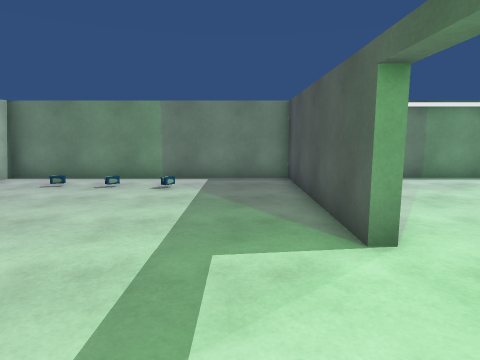
[1] (above)

16 first-person views from a walk through a Unity game level. The camera is 1.4 m above the floor, tilts 8° down and sees 75° across. Doors are open. The floor is counted in squares, 1 m on a side. Each view is taken from the middle of a square. On the plan, view 1 faces up. The plan holds only what a view shows up to about 14 squares ahead; the rest is blank. The place goes on beyond the plan. The player character is not drawn. Some animated figures are not drawn.

[2]
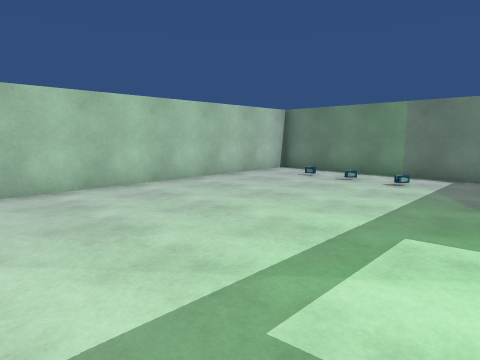

[3]
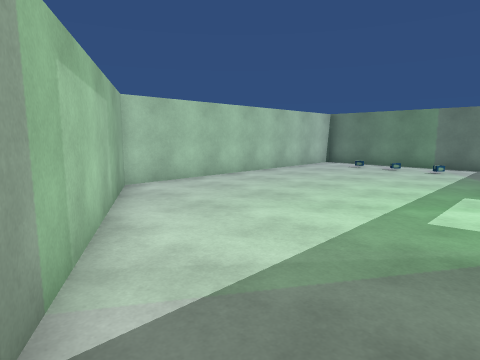

[4]
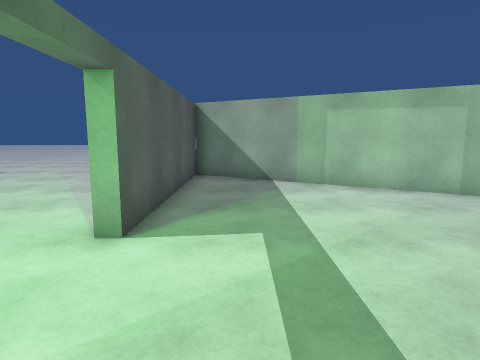

[5]
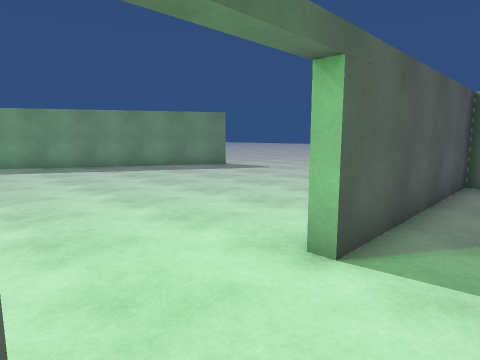

[6]
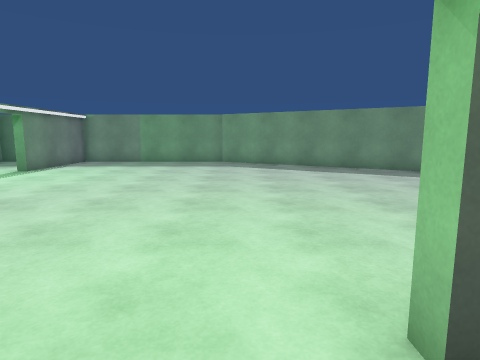

[7]
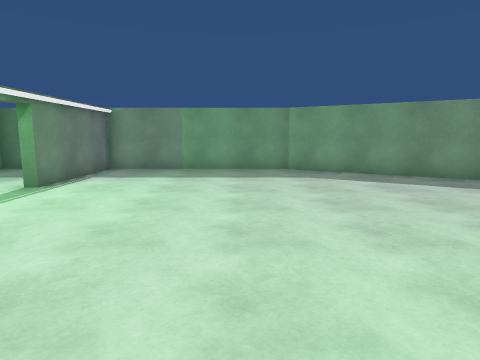

[8]
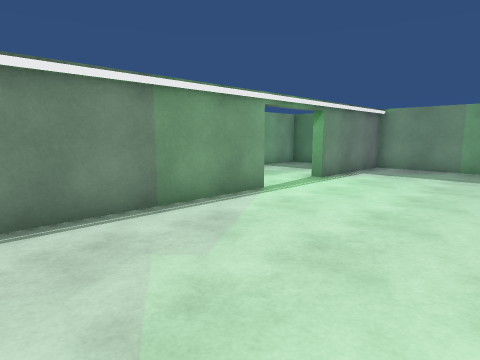

[9]
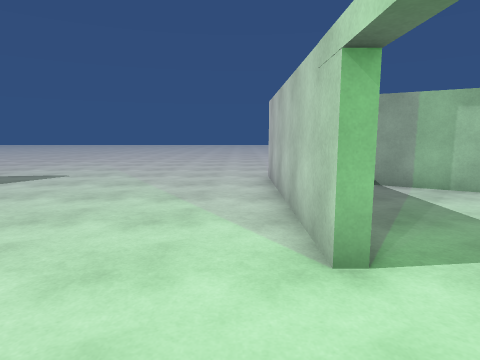

[10]
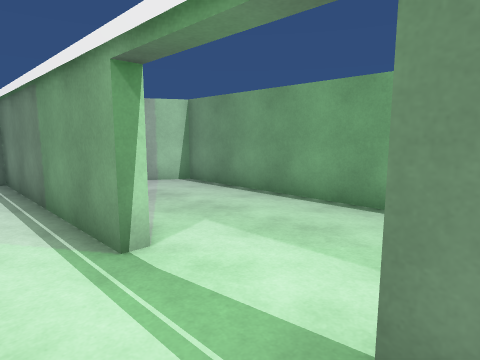

[11]
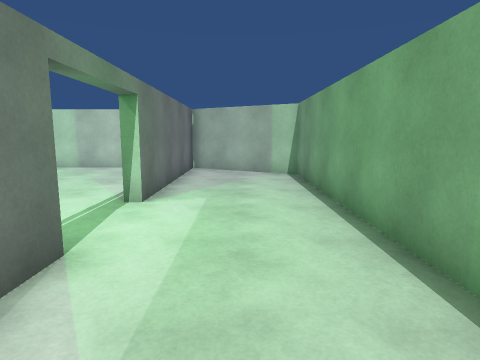

[12]
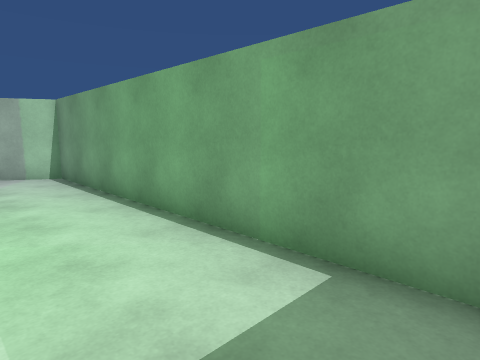

[13]
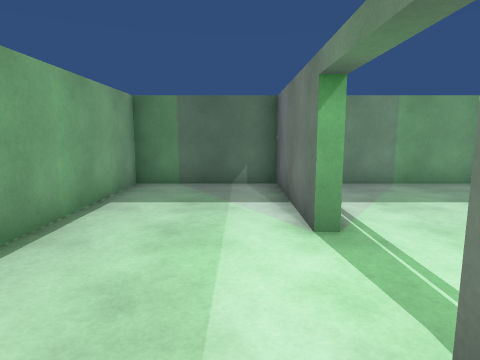

[14]
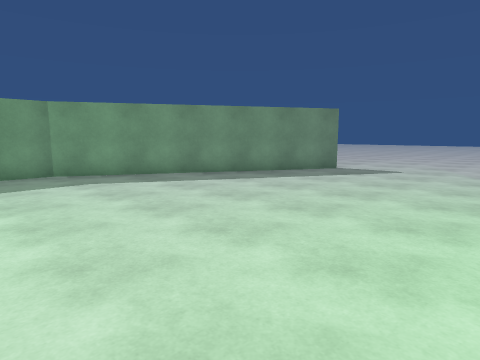

[15]
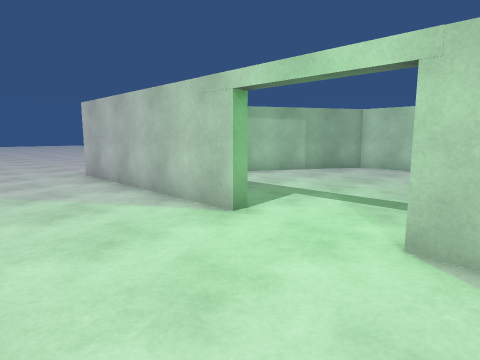

[16]
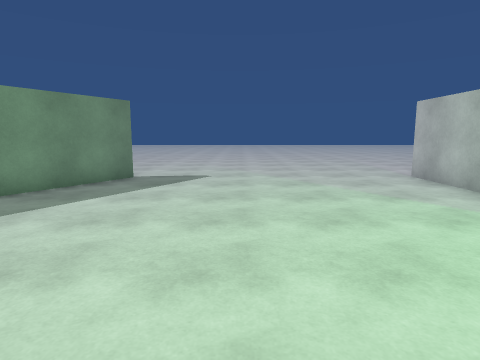

### Floor plan
Ten units are one square. View 1 is at (0, 0); x grows to the right and y downward. Boxes are objects, and circles mark ways between rooms. Rooms are numbered by the first view taken in them; rooms with no view inside come last. Other rooms are left out.
<svg viewBox="-81 -156 258 236">
<path fill="none" stroke="#000" d="M20 -38 16 -38 16 -105 -76 -105 -76 10 16 64 16 -8 20 -8M20 -8 20 69M95 -105 20 -105M20 -77 20 -38M116 67 172 -30 172 -105 125 -105M125 -109 172 -109 172 -151 46 -151 21 -109 95 -109 95 -105"/>
<rect x="-55" y="-95" width="10" height="10" fill="#bbb"><title>other object</title></rect>
<rect x="-45" y="-95" width="10" height="10" fill="#bbb"><title>other object</title></rect>
<rect x="-25" y="-85" width="10" height="10" fill="#bbb"><title>other object</title></rect>
<circle cx="20" cy="-15" r="3" fill="#2a7"/>
<circle cx="20" cy="-30" r="3" fill="#2a7"/>
<circle cx="100" cy="-110" r="3" fill="#2a7"/>
<circle cx="115" cy="-110" r="3" fill="#2a7"/>
<text x="-30" y="-40">1</text>
<text x="90" y="-20">2</text>
<text x="100" y="-130">3</text>
</svg>
Room 1 opens to room 2. Room 2 opens to room 3.

Where each view was taken, in squares from view 1:
view 1: 0 up, 0 right, facing up
view 2: 1 down, 1 right, facing up-left
view 3: 5 down, 1 right, facing up-left
view 4: 5 up, 0 right, facing down
view 5: 4 up, 0 right, facing down-right
view 6: 2 up, 0 right, facing right
view 7: 5 up, 4 right, facing right
view 8: 5 up, 3 right, facing up-right
view 9: 4 up, 3 right, facing down
view 10: 9 up, 13 right, facing up-left
view 11: 13 up, 16 right, facing left
view 12: 12 up, 16 right, facing up-left
view 13: 12 up, 8 right, facing right
view 14: 6 up, 5 right, facing down-right
view 15: 5 up, 6 right, facing down-left
view 16: 4 up, 8 right, facing down
